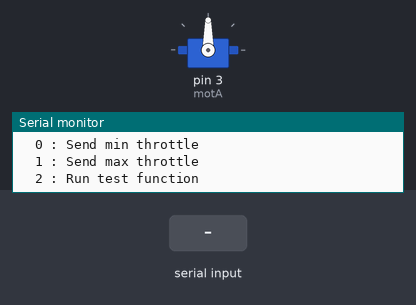
Recording of a sketch running on a simulated Arduino Uno, built with avr-gcc and run on an emulated ATmega328P. Shown: servo, the last lines printed to the serial monitor. The test bench sets the inputs (shaded band).

Above: at 1.2 s.
1.3 s: "0" received over Serial
At 2.5 s:
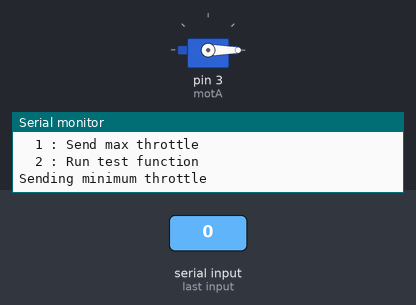
2.8 s: "1" received over Serial
At 3.8 s:
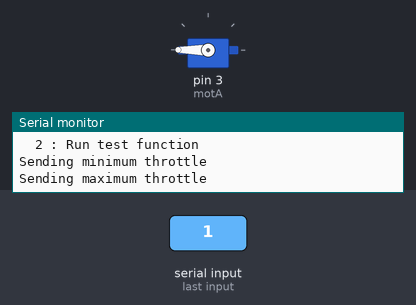
4.3 s: "2" received over Serial
At 12.51 s:
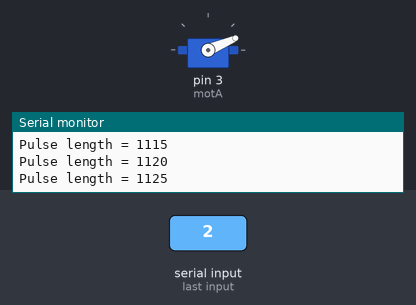
Timing chart, 0 to 17.8 s (numbered marks = the images above; inputs shaded):
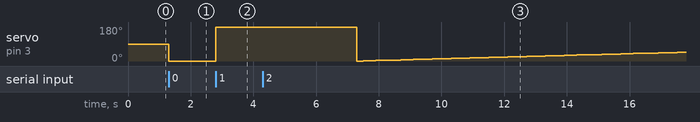

Measured:
- after the input at 1.3 s, servo on pin 3 (motA): 90° → 0° at once
- after the input at 2.8 s, servo on pin 3 (motA): 0° → 180° at once
- after the input at 4.3 s, servo on pin 3 (motA): 180° → 0° after 3.0 s, → 1° 0.20 s later, → 2° 0.20 s later, → 3° 0.20 s later, … (48 changes in this stretch)

The sketch:

ESC-Calibration.ino
```cpp
#include <Servo.h>


#define MIN_PULSE_LENGTH 1000 // Minimum pulse length in µs
#define MAX_PULSE_LENGTH 2000 // Maximum pulse length in µs

Servo motA;
char data;


void setup() {
    Serial.begin(9600);

    motA.attach(3, MIN_PULSE_LENGTH, MAX_PULSE_LENGTH);


    displayInstructions();
}

void loop() {
    if (Serial.available()) {
        data = Serial.read();
        switch (data) {
            case 48 : Serial.println("Sending minimum throttle");
                      motA.writeMicroseconds(MIN_PULSE_LENGTH);
            break;

            case 49 : Serial.println("Sending maximum throttle");
                      motA.writeMicroseconds(MAX_PULSE_LENGTH);
            break;

            case 50 : Serial.print("Running test in 3");
                      delay(1000);
                      Serial.print(" 2");
                      delay(1000);
                      Serial.println(" 1...");
                      delay(1000);
                      test();
            break;
        }
    }
}

void test()
{
    for (int i = MIN_PULSE_LENGTH; i <= MAX_PULSE_LENGTH; i += 5) {
        Serial.print("Pulse length = ");
        Serial.println(i);

        motA.writeMicroseconds(i);

        delay(200);
    }

    Serial.println("STOP");
    motA.writeMicroseconds(MIN_PULSE_LENGTH);

}

void displayInstructions()
{
    Serial.println("READY - PLEASE SEND INSTRUCTIONS AS FOLLOWING :");
    Serial.println("\t0 : Send min throttle");
    Serial.println("\t1 : Send max throttle");
    Serial.println("\t2 : Run test function\n");
}
```
